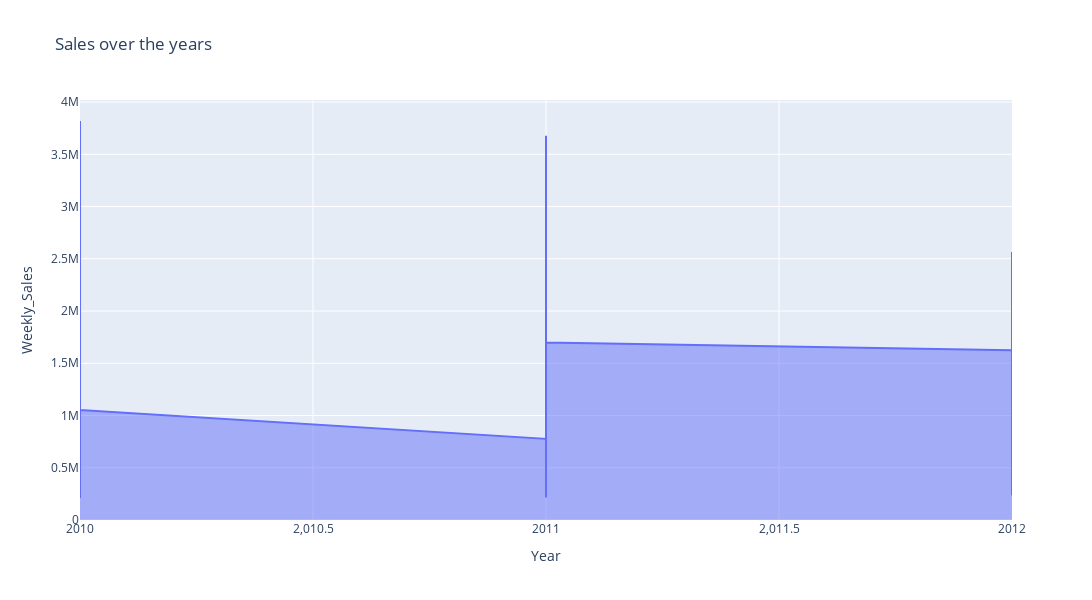

Notebook code cell kept with this figure:
### Code cell
fig=px.area(data_sorted,x='Year',y='Weekly_Sales',title='Sales over the years',labels={'Year':'Year','Weekly_Sales':'Weekly_Sales'})
fig.update_layout(width=1100, height=600)
fig.show()

### Figure 1 — Plotly figure (JSON) as saved in the notebook; plotly's stock layout.template omitted (floating-point values rounded to 4 significant figures; data arrays with more than 128 entries replaced by an {"elided": "..."} marker saying what was removed)
{"data": [{"fillpattern": {"shape": ""}, "hovertemplate": "Year=%{x}<br>Weekly_Sales=%{y}<extra></extra>", "legendgroup": "", "line": {"color": "#636efa"}, "marker": {"symbol": "circle"}, "mode": "lines", "name": "", "orientation": "v", "showlegend": false, "stackgroup": "1", "type": "scatter", "x": {"elided": "6435 int values"}, "xaxis": "x", "y": {"elided": "6435 float values"}, "yaxis": "y"}], "layout": {"height": 600, "legend": {"tracegroupgap": 0}, "title": {"text": "Sales over the years"}, "width": 1100, "xaxis": {"anchor": "y", "autorange": true, "domain": [0, 1], "range": [2010, 2012], "title": {"text": "Year"}, "type": "linear"}, "yaxis": {"anchor": "x", "autorange": true, "domain": [0, 1], "range": [0, 4020000.0], "title": {"text": "Weekly_Sales"}, "type": "linear"}}}
